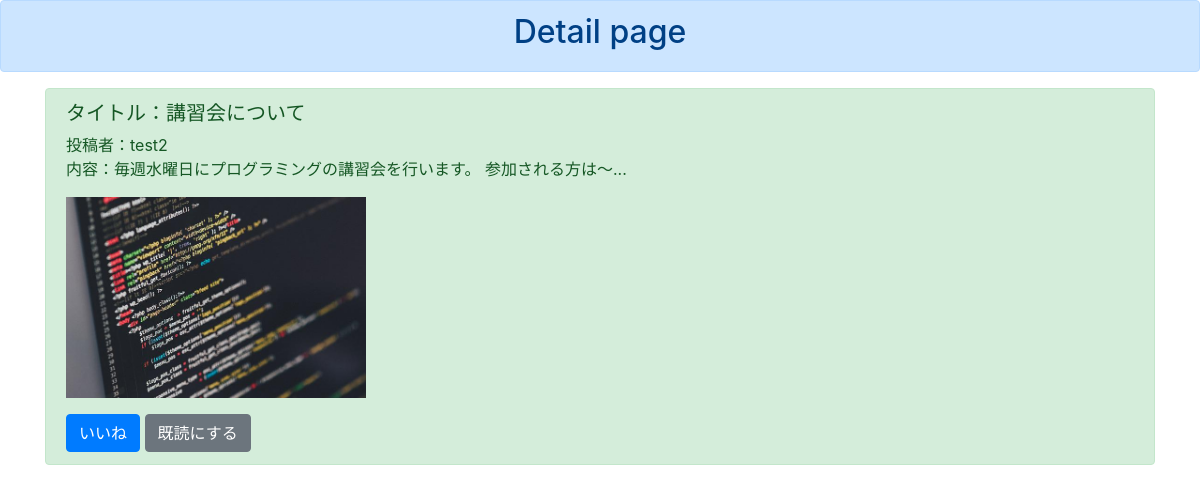
The page /detail/2 (signed in) on the database its author committed.
### boardapp/models.py (models this page shows)
class BoardModel(models.Model):
    title = models.CharField(max_length=100)
    content = models.TextField()
    author = models.CharField(max_length=50)
    snsimage = models.ImageField(upload_to='')
    good = models.IntegerField(null=True, blank=True, default=0)
    read = models.IntegerField(null=True, blank=True, default=0)
    readtext = models.TextField(null=True, blank=True, default='a')

### boardapp/views.py (the view)
# urls.py: path('detail/<int:pk>', detailfunc, name='detail'),
def detailfunc(request, pk):
    object = get_object_or_404(BoardModel, pk=pk)
    return render(request,'detail.html', {'object':object})

### templates/detail.html
{% extends 'base.html' %}
{% block header%}
<div class="alert alert-primary" role="alert">
  <h2 class="text-center">Detail page</h2>
</div>
{% endblock header%}
{% block content%}
{% if user.is_authenticated %}
  <div class="container">
      <div class="alert alert-success" role="alert">
        <h5>タイトル：{{ object.title }}</h5>
        <div>投稿者：{{ object.author }}</div>
        <p>内容：{{ object.content }}</p>
        <p><img src="{{ object.snsimage.url }}" width="300"></p>
        <a href="{% url 'good' object.pk %}" class="btn btn-primary" role="button" aria-pressed="true">いいね</a>
        <a href="{% url 'read' object.pk %}" class="btn btn-secondary" role="button" aria-pressed="true">既読にする</a>
      </div>
  </div>
{% else %}
  please login
{% endif %}
{% endblock content%}

### rows shown on the page
BoardModel: title "講習会について", author "test2", content "毎週水曜日にプログラミングの講習会を行います。 参加される方は〜...", snsimage (picture)
